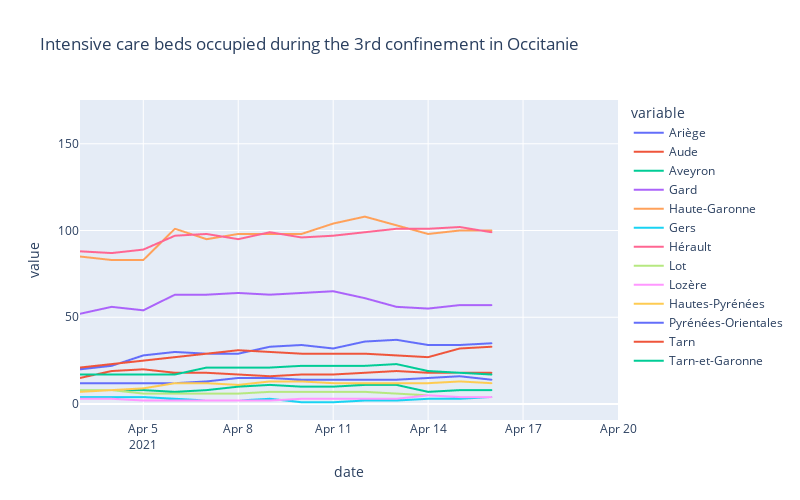

The notebook cell saved with this chart:
### Code cell
icu_by_reg_conf3('Occitanie')

### Figure 1 — Plotly figure (JSON) as saved in the notebook; plotly's stock layout.template omitted (floating-point values rounded to 4 significant figures; data arrays with more than 128 entries replaced by an {"elided": "..."} marker saying what was removed)
{"data": [{"hovertemplate": "variable=Ariège<br>date=%{x}<br>value=%{y}<extra></extra>", "legendgroup": "Ariège", "line": {"color": "#636efa", "dash": "solid"}, "mode": "lines", "name": "Ariège", "showlegend": true, "type": "scattergl", "x": {"elided": "449 str values"}, "xaxis": "x", "y": {"elided": "449 int values"}, "yaxis": "y"}, {"hovertemplate": "variable=Aude<br>date=%{x}<br>value=%{y}<extra></extra>", "legendgroup": "Aude", "line": {"color": "#EF553B", "dash": "solid"}, "mode": "lines", "name": "Aude", "showlegend": true, "type": "scattergl", "x": {"elided": "449 str values"}, "xaxis": "x", "y": {"elided": "449 int values"}, "yaxis": "y"}, {"hovertemplate": "variable=Aveyron<br>date=%{x}<br>value=%{y}<extra></extra>", "legendgroup": "Aveyron", "line": {"color": "#00cc96", "dash": "solid"}, "mode": "lines", "name": "Aveyron", "showlegend": true, "type": "scattergl", "x": {"elided": "449 str values"}, "xaxis": "x", "y": {"elided": "449 int values"}, "yaxis": "y"}, {"hovertemplate": "variable=Gard<br>date=%{x}<br>value=%{y}<extra></extra>", "legendgroup": "Gard", "line": {"color": "#ab63fa", "dash": "solid"}, "mode": "lines", "name": "Gard", "showlegend": true, "type": "scattergl", "x": {"elided": "449 str values"}, "xaxis": "x", "y": {"elided": "449 int values"}, "yaxis": "y"}, {"hovertemplate": "variable=Haute-Garonne<br>date=%{x}<br>value=%{y}<extra></extra>", "legendgroup": "Haute-Garonne", "line": {"color": "#FFA15A", "dash": "solid"}, "mode": "lines", "name": "Haute-Garonne", "showlegend": true, "type": "scattergl", "x": {"elided": "449 str values"}, "xaxis": "x", "y": {"elided": "449 int values"}, "yaxis": "y"}, {"hovertemplate": "variable=Gers<br>date=%{x}<br>value=%{y}<extra></extra>", "legendgroup": "Gers", "line": {"color": "#19d3f3", "dash": "solid"}, "mode": "lines", "name": "Gers", "showlegend": true, "type": "scattergl", "x": {"elided": "449 str values"}, "xaxis": "x", "y": {"elided": "449 int values"}, "yaxis": "y"}, {"hovertemplate": "variable=Hérault<br>date=%{x}<br>value=%{y}<extra></extra>", "legendgroup": "Hérault", "line": {"color": "#FF6692", "dash": "solid"}, "mode": "lines", "name": "Hérault", "showlegend": true, "type": "scattergl", "x": {"elided": "449 str values"}, "xaxis": "x", "y": {"elided": "449 int values"}, "yaxis": "y"}, {"hovertemplate": "variable=Lot<br>date=%{x}<br>value=%{y}<extra></extra>", "legendgroup": "Lot", "line": {"color": "#B6E880", "dash": "solid"}, "mode": "lines", "name": "Lot", "showlegend": true, "type": "scattergl", "x": {"elided": "449 str values"}, "xaxis": "x", "y": {"elided": "449 int values"}, "yaxis": "y"}, {"hovertemplate": "variable=Lozère<br>date=%{x}<br>value=%{y}<extra></extra>", "legendgroup": "Lozère", "line": {"color": "#FF97FF", "dash": "solid"}, "mode": "lines", "name": "Lozère", "showlegend": true, "type": "scattergl", "x": {"elided": "449 str values"}, "xaxis": "x", "y": {"elided": "449 int values"}, "yaxis": "y"}, {"hovertemplate": "variable=Hautes-Pyrénées<br>date=%{x}<br>value=%{y}<extra></extra>", "legendgroup": "Hautes-Pyrénées", "line": {"color": "#FECB52", "dash": "solid"}, "mode": "lines", "name": "Hautes-Pyrénées", "showlegend": true, "type": "scattergl", "x": {"elided": "449 str values"}, "xaxis": "x", "y": {"elided": "449 int values"}, "yaxis": "y"}, {"hovertemplate": "variable=Pyrénées-Orientales<br>date=%{x}<br>value=%{y}<extra></extra>", "legendgroup": "Pyrénées-Orientales", "line": {"color": "#636efa", "dash": "solid"}, "mode": "lines", "name": "Pyrénées-Orientales", "showlegend": true, "type": "scattergl", "x": {"elided": "449 str values"}, "xaxis": "x", "y": {"elided": "449 int values"}, "yaxis": "y"}, {"hovertemplate": "variable=Tarn<br>date=%{x}<br>value=%{y}<extra></extra>", "legendgroup": "Tarn", "line": {"color": "#EF553B", "dash": "solid"}, "mode": "lines", "name": "Tarn", "showlegend": true, "type": "scattergl", "x": {"elided": "449 str values"}, "xaxis": "x", "y": {"elided": "449 int values"}, "yaxis": "y"}, {"hovertemplate": "variable=Tarn-et-Garonne<br>date=%{x}<br>value=%{y}<extra></extra>", "legendgroup": "Tarn-et-Garonne", "line": {"color": "#00cc96", "dash": "solid"}, "mode": "lines", "name": "Tarn-et-Garonne", "showlegend": true, "type": "scattergl", "x": {"elided": "449 str values"}, "xaxis": "x", "y": {"elided": "449 int values"}, "yaxis": "y"}], "layout": {"height": 500, "legend": {"title": {"text": "variable"}, "tracegroupgap": 0}, "title": {"text": "Intensive care beds occupied during the 3rd confinement in Occitanie"}, "width": 800, "xaxis": {"anchor": "y", "domain": [0, 1], "range": ["2021-04-03", "2021-04-20"], "title": {"text": "date"}}, "yaxis": {"anchor": "x", "domain": [0, 1], "title": {"text": "value"}}}}
